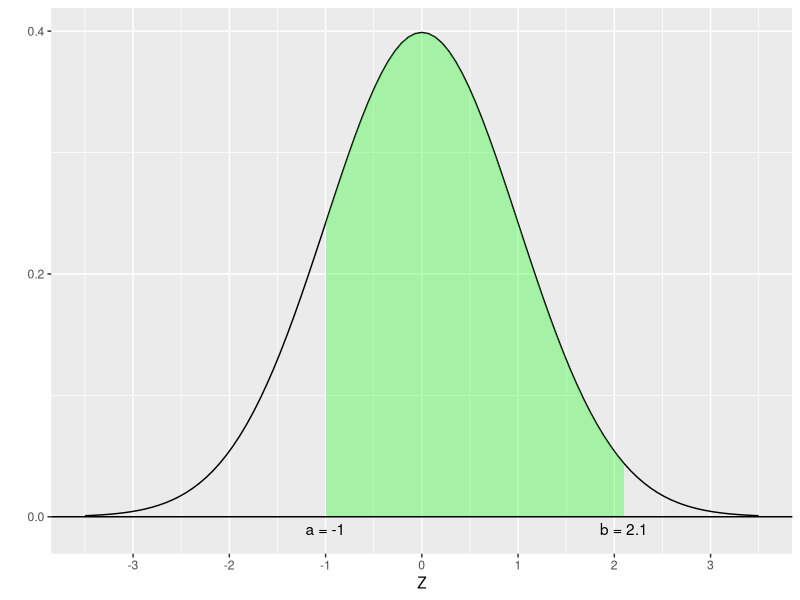

Source code (R):
## ---- chunk 1
knitr::opts_chunk$set(echo = TRUE)
# a<-params$a
# b<-params$b
a<- -1.0
b<- 2.1
library(ggplot2)
## ---- chunk 2
#change dev to svg if need to

dat <- data.frame(x=c(-3.5, 3.5))
labelA <- sprintf("a = %s",a)
labelB <- sprintf("b = %s",b)
ggplot(dat, aes(x=x)) +
	stat_function(fun=dnorm) +   
	stat_function(fun=dnorm,     
		      xlim = c(a,b), 
		      geom="area", 
		      fill="green", 
		      alpha=0.3) +
	labs(x = "Z", y = "") +       
	geom_hline(yintercept=0) +
	scale_x_continuous(breaks = seq(-3, 3, by = 1.0)) +
	scale_y_continuous(breaks = seq(0, .4, by = 0.2)) +
	annotate("text", 
		 x = a, 
		 y = -0.01, 
		 label = labelA) +
	annotate("text", 
		 x = b, 
		 y = -0.01, 
		 label = labelB)
## ---- chunk 3
areaB <- round(pnorm(b),4)
## ---- chunk 4
areaA <- round(pnorm(a),4)
